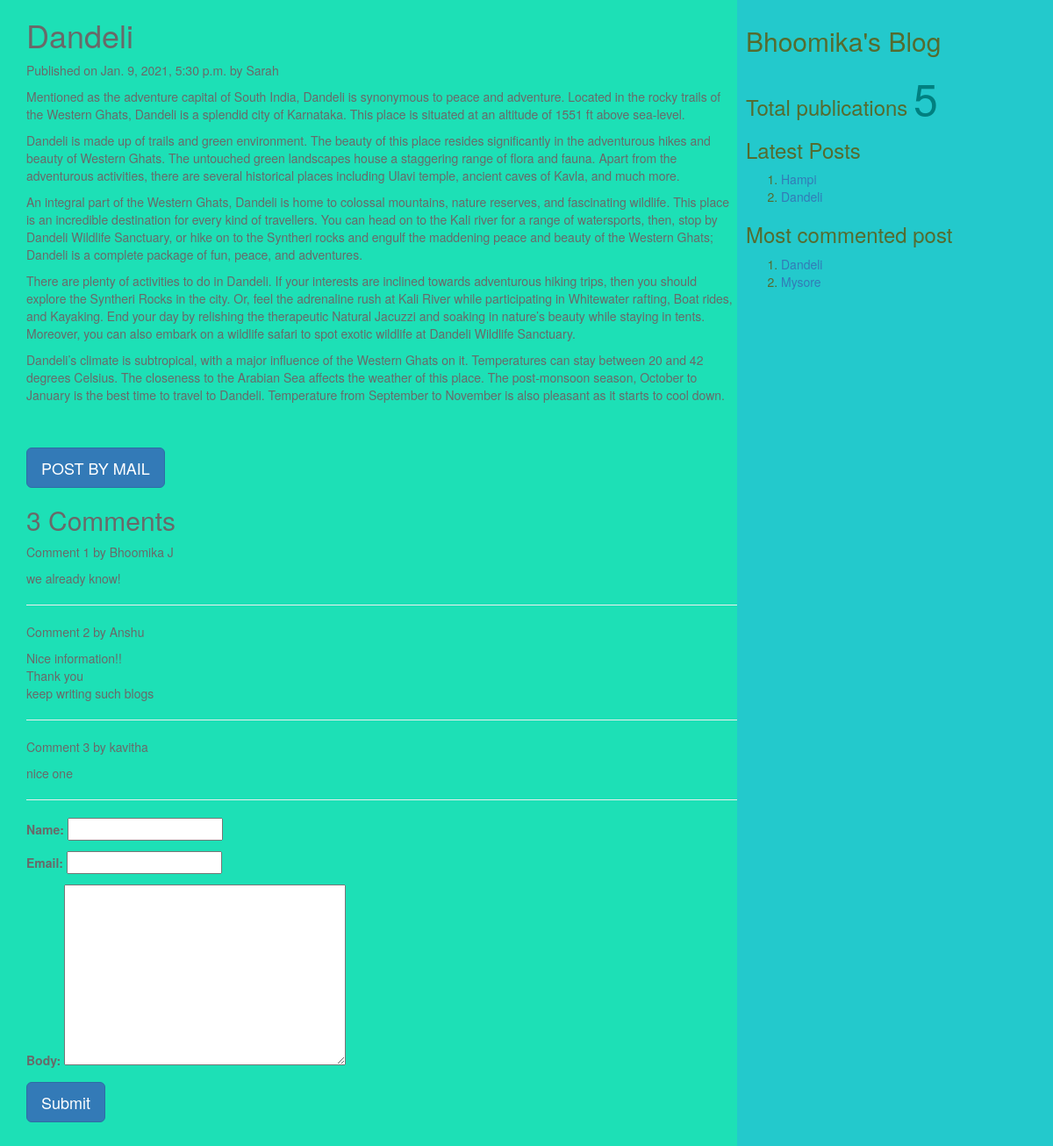
Screenshot of /2021/01/09/dandeli/ with the database file from the repository.
### myApp/models.py (models this page shows, shortened)
class Post(models.Model):
    tags=TaggableManager()
    STATUS_CHOICE=(('draft','Draft'),('published','Published'))
    title=models.CharField(max_length=200)
    slug=models.SlugField(max_length=50,unique_for_date='publish')
    author=models.ForeignKey(User,related_name='blog_posts',on_delete=models.CASCADE)
    body=models.TextField()
    publish=models.DateTimeField(default=timezone.now)
    created=models.DateTimeField(auto_now_add=True)
    updates=models.DateTimeField(auto_now=True)
    status=models.CharField(max_length=20,choices=STATUS_CHOICE,default='draft')
    objects=CustomManager()
    class Meta:
        ordering=('-publish',)
    def get_absolute_url(self):
        return reverse('post_detail',args=[self.publish.year,self.publish.strftime('%m'),self.publish.strftime('%d'),self.slug])

class Comment(models.Model):
    post=models.ForeignKey(Post,related_name="comments",on_delete=models.CASCADE)
    name=models.CharField(max_length=50)
    email=models.EmailField()
    body=models.TextField()
    created=models.DateTimeField(auto_now_add=True)
    updates=models.DateTimeField(auto_now=True)
    active=models.BooleanField(default=True)
    class Meta:
        ordering=('created',)

### myApp/views.py (the view, shortened to what this page needs)
# urls.py: url(r'(?P<year>\d{4})/(?P<month>\d{2})/(?P<day>\d{2})/(?P<post>[-\w]+)/$',views.post_detail_view,name='post_detail'),
def post_detail_view(request,year,month,day,post):
    post=get_object_or_404(Post,slug=post,publish__year=year,publish__month=month,publish__day=day)
    comments=post.comments.filter(active=True)
    csubmit=False
    form=CommentForm()
    d={'post':post,'form':form,'csubmit':csubmit,'comments':comments}
    return render(request,'myApp/post_detail.html',d)

### myApp/forms.py
class CommentForm(forms.ModelForm):
    class Meta:
        model=Comment
        fields=('name','email','body')

### myApp/models.py (called while the page is built)
    def get_queryset(self):
        return super().get_queryset().filter(status='published')

### myApp/templatetags/mytags.py (called while the page is built)
@register.simple_tag
def total_posts():
    return Post.objects.count()

@register.inclusion_tag('myApp/latest_post.html')
def show_latest_posts(count=3):
    latest_posts=Post.objects.order_by('-publish')[:count]
    return {'latest_posts':latest_posts}

@register.simple_tag
def get_most_commented_posts(count=2):
    return Post.objects.annotate(total_comments=Count('comments')).order_by('-total_comments')[:count]

### templates/myApp/post_detail.html (shortened to what this page needs)
<html>
    {%extends 'myApp/parent.html'%}
        {%block content_block%}
        <h1>{{post.title}}</h1>
        <p>Published on {{post.publish}} by {{post.author|title}}</p>
        {{post.body|linebreaks}}<br><br>
        <a href="/{{post.id}}/share" class='btn btn-lg btn-primary'>POST BY MAIL</a>
        {%with comments.count as comments_count%}
        <h2>{{comments_count}} Comment{{comments_count|pluralize}} </h2>
        {%endwith%}
        {%if comments%}
         {%for c in comments%}
         <p>Comment {{forloop.counter}} by {{c.name}}</p>
         <div>{{c.body|linebreaks}}</div>
         <hr>
        {%endfor%}
        {%else%}
         <p style="color:blue;font-size:30px;font-style:bold;border-bottom:1px red solid">There are no comments</p>
        {%endif%}
        {%if csubmit%}
        <h1>Thank you....Your comment has been added successfully!!!!</h1>
        {%else%}
        <form method="post">
            {{form.as_p}}
            <input type="submit" class='btn btn-lg btn-primary' value="Submit">
        </form>
        {%endif%}
        {%endblock%}

### templates/myApp/parent.html (shortened to what this page needs)
<html>
{%load mytags%}
    <head>
        <link rel="stylesheet" href="https://maxcdn.bootstrapcdn.com/bootstrap/3.3.7/css/bootstrap.min.css">
    </head>
    <body>
        <div class="content" style="width:70%;float:left;background-color:1de0b6;color:dimgrey;height:300%;padding:0 0 0 30px">
            {%block content_block%}
            {%endblock%}
        </div>
        <div class="sidebar" style="width:30%;float:right;background-color:23c9cc;color:darkolivegreen;height:300%;padding:10px">
            <h2>Bhoomika's Blog</h2>
            <h3>Total publications
                <span style="color:teal;font-size:50px">
                    {%total_posts%}</span>
                    <h3>Latest Posts</h3>
                    {% show_latest_posts 2 %}
                    <h3>Most commented post</h3>
                    {% get_most_commented_posts as m%}
                    <ol>
                        {%for post in m%}
                        <li><a href="{{post.get_absolute_url}}">{{post.title}}</a></li>
                        {%endfor%}
                    </ol>
            </h3>
        </div>
    </body>
</html>

### templates/myApp/latest_post.html
<!DOCTYPE html>
<html lang="en" dir="ltr">
<body>
    <ol>
    {%for post in latest_posts%}
    <li><a href="{{post.get_absolute_url}}">{{post.title}}</a></li>
    {%endfor%}
    </ol>
</body>
</html>

### rows the page displays
Post: title "Dandeli", publish "Jan. 9, 2021, 5:30 p.m.", author "Sarah", body "Mentioned as the adventure capital of South India, Dandeli is synonymous to peace and adventure. Located in the rocky trails of the Western Ghats, Dandeli is a splendid city of Karnataka. This place is situated at an altitude of 1551 ft above sea-level. Dandeli is made up of trails and green environment. The beauty of this place resides significantly in the adventurous hikes and beauty of Western Ghats. The untouched green landscapes house a staggering range of flora and fauna. Apart from the adventurous activities, there are several historical places including Ulavi temple, ancient caves of Kavla, and much more. An integral part of the Western Ghats, Dandeli is home to colossal mountains,…"
Comment: name "Bhoomika J", body "we already know!"
Comment: name "Anshu", body "Nice information!! Thank you keep writing such blogs"
Comment: name "kavitha", body "nice one"
Post: title "Hampi"
Post: title "Mysore"

### other values shown
{{ comments_count }} "3"
